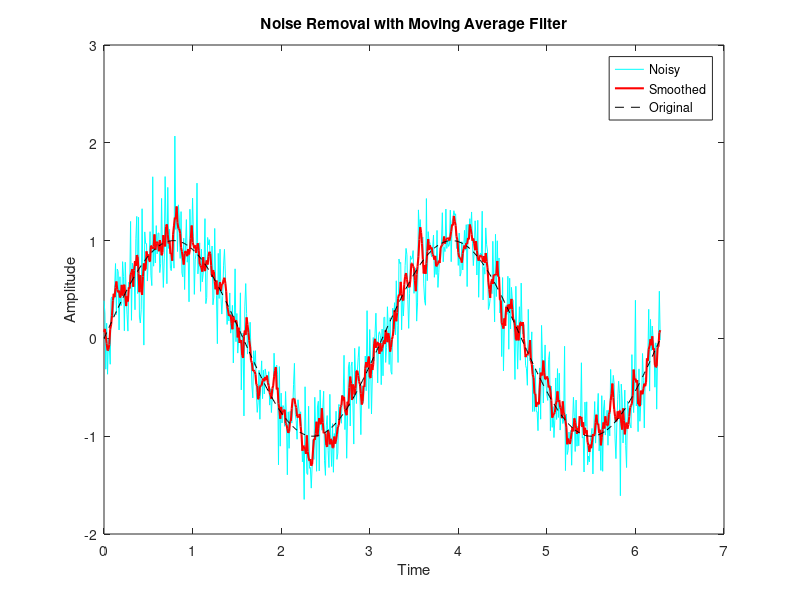

Source code (MATLAB):
%% Double every number in a vector
nums = [1 2 3 4 5];
doubled = nums * 2;
disp(doubled)
%% %% Plot y = x^2
x = -5:5;
y = x.^2;
plot(x, y, 'o-')
title('y = x^2')
xlabel('x'), ylabel('y')
%% Coin toss
outcome = randi([0 1]);  % 0 = tails, 1 = heads

if outcome == 1
    disp('Heads')
else
    disp('Tails')
end
%% %% Pass / fail check
score = 62;

if score >= 50
    disp('Pass')
else
    disp('Fail')
end
%% %% Matrix multiplication
A = [1 2; 3 4];
B = [5 6; 7 8];
C = A * B;
disp(C)
%% %% Play a 440 Hz tone (A note) for 1 second
fs = 8000;              %% sampling rate
t = 0:1/fs:1;           %% Time vector
y = sin(2*pi*440*t);    %% Sine Wave
sound(y, fs)
%% %% Simple signal processing: noise removal
t = 0:0.01:2*pi;             % time axis
signal = sin(2*t);           % clean signal
noise = 0.3*randn(size(t));  % random noise
noisy_signal = signal + noise;

% Moving average filter (window length = 5 samples)
window = ones(1,5)/5;
smoothed_signal = conv(noisy_signal, window, 'same');

% Plot
plot(t, noisy_signal, 'c', 'DisplayName', 'Noisy')
hold on
plot(t, smoothed_signal, 'r', 'LineWidth', 1.5, 'DisplayName', 'Smoothed')
plot(t, signal, 'k--', 'DisplayName', 'Original')
hold off

legend, xlabel('Time'), ylabel('Amplitude')
title('Noise Removal with Moving Average Filter')